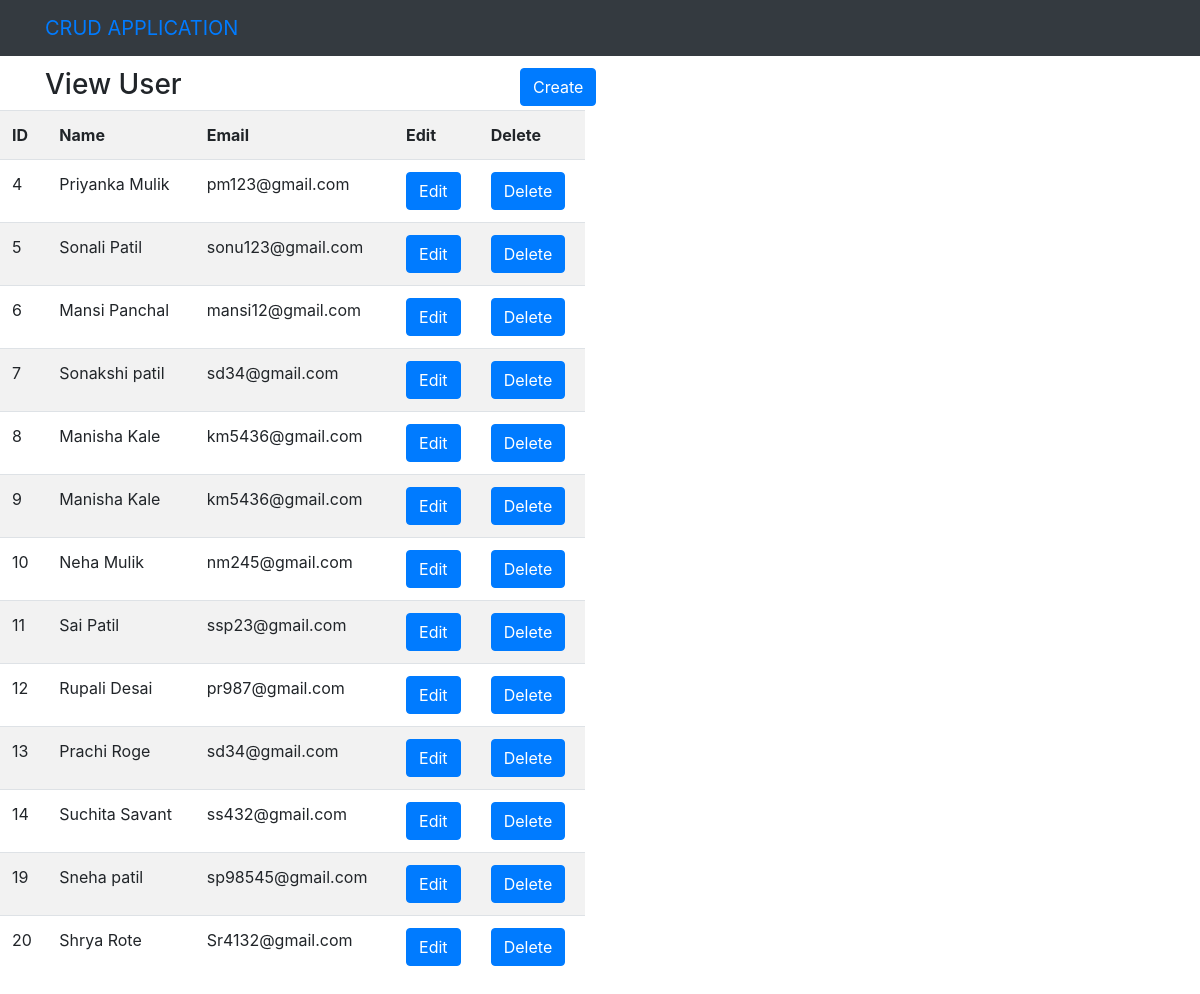
/codelgniter/index.php/user2, run on the app's committed database.
### tables this page shows
CREATE TABLE `userdb` (
  `ID` int(50) NOT NULL,
  `name` varchar(20) NOT NULL,
  `email` varchar(50) NOT NULL
);

### codelgniter/application/controllers/User2.php (called while the page is built, shortened)
<?php
class User2 extends CI_Controller
{
   public function index(){
        $this->load->model('User_model');
        $userdb = $this->User_model->all();
        $data = array();
        $data['userdb'] = $userdb;
        $this->load->view('list',$data);
   }
   }
 ?>

### codelgniter/index.php (called while the page is built, shortened)
<?php
require_once BASEPATH.'core/CodeIgniter.php';

### codelgniter/application/models/User_model.php (called while the page is built, shortened)
<?php
class User_model extends CI_model
{
      public function all()
    {
      return $userdb = $this->db->get('userdb')->result_array();
    }
}
?>

### codelgniter/application/views/list.php (the view, shortened to what this page needs)
<!DOCTYPE html>
<html>
<head>
        <link rel="stylesheet" type="text/css" href="<?php echo base_url().'assets/css/bootstrap.min.css';?>">
</head>
<body>
<div class="navbar navbar.dark bg-dark">
    <div class="container">
    <a href="#" class="navbar-brand">CRUD APPLICATION</a>
</div>
</div>
<div class="container" style="padding-top: 10px;">
<div class="row">
  <div class="col-md-12">
       </div>
       <div class="col-md-12">
       </div>
       </div>
     <div class="row">
        <div class="col-5"><h3>View User</h3></div>
             <div class="col-5 text-left">
                 <a href=<?php echo base_url().'index.php/User2/create';?> class="btn btn-primary">Create</a>
              </div>
           </div>
      </div>
     <div class='row'>
        <div class="col-md-6">
           <table class="table table-striped">
             <tr>
               <th>ID</th>
               <th>Name</th>
               <th>Email</th>
               <th>Edit</th>
               <th>Delete</th>
            </tr>
            <?php if (!empty($userdb)) {  foreach($userdb as $user2)  {?>
            <tr>
            <td><?php echo $user2['ID']?></td>
            <td><?php echo $user2['name']?></td>
            <td><?php echo $user2['email']?></td>
                  <td>
                     <a href="<?php echo base_url().'index.php/User2/edit/'.$user2['ID']?>" class="btn btn-primary">Edit</a>
                   </td>
                   <td>
                     <a href="<?php echo base_url().'index.php/User2/delete/'.$user2['ID']?>" class="btn btn-primary">Delete</a>
                   </td>
            </tr>
               <?php } } else {?>
                   <tr>
                     <td colspan="5"> Record Not Found</td>
                   </tr>
               <?php } ?>
           </table>
       </div>
       </div>
</body>
</html>

### data on the page
userdb: ID "4", name "Priyanka Mulik", email "pm123@gmail.com"
userdb: ID "5", name "Sonali Patil", email "sonu123@gmail.com"
userdb: ID "6", name "Mansi Panchal", email "mansi12@gmail.com"
userdb: ID "7", name "Sonakshi patil", email "sd34@gmail.com"
userdb: ID "8", name "Manisha Kale", email "km5436@gmail.com"
userdb: ID "9", name "Manisha Kale", email "km5436@gmail.com"
userdb: ID "10", name "Neha Mulik", email "nm245@gmail.com"
userdb: ID "11", name "Sai Patil", email "ssp23@gmail.com"
userdb: ID "12", name "Rupali Desai", email "pr987@gmail.com"
userdb: ID "13", name "Prachi Roge", email "sd34@gmail.com"
userdb: ID "14", name "Suchita Savant", email "ss432@gmail.com"
userdb: ID "19", name "Sneha patil", email "sp98545@gmail.com"
userdb: ID "20", name "Shrya Rote", email "Sr4132@gmail.com"
